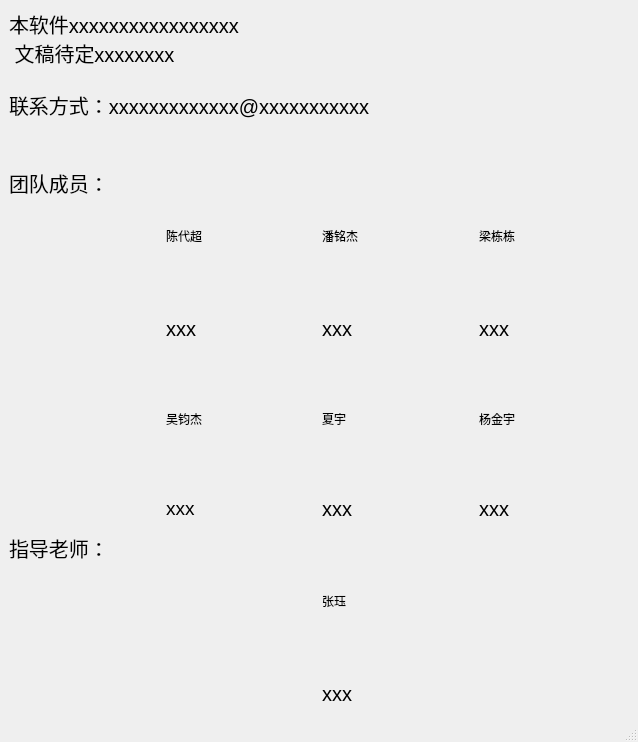
<?xml version="1.0" encoding="UTF-8"?>
<ui version="4.0">
 <class>MainWindow</class>
 <widget class="QMainWindow" name="MainWindow">
  <property name="geometry">
   <rect>
    <x>0</x>
    <y>0</y>
    <width>638</width>
    <height>742</height>
   </rect>
  </property>
  <property name="windowTitle">
   <string>作者名单</string>
  </property>
  <widget class="QWidget" name="centralwidget">
   <layout class="QVBoxLayout" name="verticalLayout_2">
    <item>
     <layout class="QVBoxLayout" name="verticalLayout">
      <item>
       <widget class="QLabel" name="label_5">
        <property name="font">
         <font>
          <pointsize>15</pointsize>
         </font>
        </property>
        <property name="text">
         <string>本软件xxxxxxxxxxxxxxxxx
 文稿待定xxxxxxxx

联系方式：xxxxxxxxxxxxx@xxxxxxxxxxx</string>
        </property>
       </widget>
      </item>
      <item>
       <layout class="QGridLayout" name="gridLayout" rowstretch="0,0,1,3,1,4,1,1,3,1">
        <item row="5" column="2">
         <widget class="QLabel" name="img4">
          <property name="text">
           <string>吴钧杰</string>
          </property>
         </widget>
        </item>
        <item row="5" column="3">
         <widget class="QLabel" name="img5">
          <property name="text">
           <string>夏宇</string>
          </property>
         </widget>
        </item>
        <item row="4" column="2">
         <widget class="QLabel" name="label_7">
          <property name="font">
           <font>
            <pointsize>15</pointsize>
           </font>
          </property>
          <property name="text">
           <string>xxx</string>
          </property>
         </widget>
        </item>
        <item row="5" column="4">
         <widget class="QLabel" name="img6">
          <property name="text">
           <string>杨金宇</string>
          </property>
         </widget>
        </item>
        <item row="6" column="3">
         <widget class="QLabel" name="label_11">
          <property name="font">
           <font>
            <pointsize>15</pointsize>
           </font>
          </property>
          <property name="text">
           <string>xxx</string>
          </property>
         </widget>
        </item>
        <item row="2" column="1">
         <widget class="QLabel" name="label_3">
          <property name="font">
           <font>
            <pointsize>15</pointsize>
           </font>
          </property>
          <property name="text">
           <string>团队成员：</string>
          </property>
         </widget>
        </item>
        <item row="8" column="1">
         <spacer name="verticalSpacer_2">
          <property name="orientation">
           <enum>Qt::Vertical</enum>
          </property>
          <property name="sizeHint" stdset="0">
           <size>
            <width>20</width>
            <height>40</height>
           </size>
          </property>
         </spacer>
        </item>
        <item row="7" column="3" rowspan="2">
         <widget class="QLabel" name="img7">
          <property name="text">
           <string>张珏</string>
          </property>
         </widget>
        </item>
        <item row="4" column="3">
         <widget class="QLabel" name="label_8">
          <property name="font">
           <font>
            <pointsize>15</pointsize>
           </font>
          </property>
          <property name="text">
           <string>xxx</string>
          </property>
         </widget>
        </item>
        <item row="9" column="3">
         <widget class="QLabel" name="label_2">
          <property name="font">
           <font>
            <pointsize>15</pointsize>
           </font>
          </property>
          <property name="text">
           <string>xxx</string>
          </property>
         </widget>
        </item>
        <item row="2" column="2" rowspan="2">
         <widget class="QLabel" name="img1">
          <property name="text">
           <string>陈代超</string>
          </property>
         </widget>
        </item>
        <item row="6" column="2">
         <widget class="QLabel" name="label_10">
          <property name="font">
           <font>
            <pointsize>14</pointsize>
           </font>
          </property>
          <property name="text">
           <string>xxx</string>
          </property>
         </widget>
        </item>
        <item row="6" column="4">
         <widget class="QLabel" name="label_12">
          <property name="font">
           <font>
            <pointsize>15</pointsize>
           </font>
          </property>
          <property name="text">
           <string>xxx</string>
          </property>
         </widget>
        </item>
        <item row="7" column="1">
         <widget class="QLabel" name="label_4">
          <property name="font">
           <font>
            <pointsize>15</pointsize>
           </font>
          </property>
          <property name="text">
           <string>指导老师：</string>
          </property>
         </widget>
        </item>
        <item row="2" column="4" rowspan="2">
         <widget class="QLabel" name="img3">
          <property name="text">
           <string>梁栋栋</string>
          </property>
         </widget>
        </item>
        <item row="2" column="3" rowspan="2">
         <widget class="QLabel" name="img2">
          <property name="text">
           <string>潘铭杰</string>
          </property>
         </widget>
        </item>
        <item row="3" column="1">
         <spacer name="verticalSpacer">
          <property name="orientation">
           <enum>Qt::Vertical</enum>
          </property>
          <property name="sizeHint" stdset="0">
           <size>
            <width>20</width>
            <height>40</height>
           </size>
          </property>
         </spacer>
        </item>
        <item row="4" column="4">
         <widget class="QLabel" name="label_9">
          <property name="font">
           <font>
            <pointsize>15</pointsize>
           </font>
          </property>
          <property name="text">
           <string>xxx</string>
          </property>
         </widget>
        </item>
        <item row="1" column="2">
         <spacer name="verticalSpacer_3">
          <property name="orientation">
           <enum>Qt::Vertical</enum>
          </property>
          <property name="sizeHint" stdset="0">
           <size>
            <width>20</width>
            <height>40</height>
           </size>
          </property>
         </spacer>
        </item>
       </layout>
      </item>
     </layout>
    </item>
   </layout>
  </widget>
  <widget class="QMenuBar" name="menubar">
   <property name="geometry">
    <rect>
     <x>0</x>
     <y>0</y>
     <width>638</width>
     <height>23</height>
    </rect>
   </property>
  </widget>
  <widget class="QStatusBar" name="statusbar"/>
 </widget>
 <resources/>
 <connections/>
</ui>
